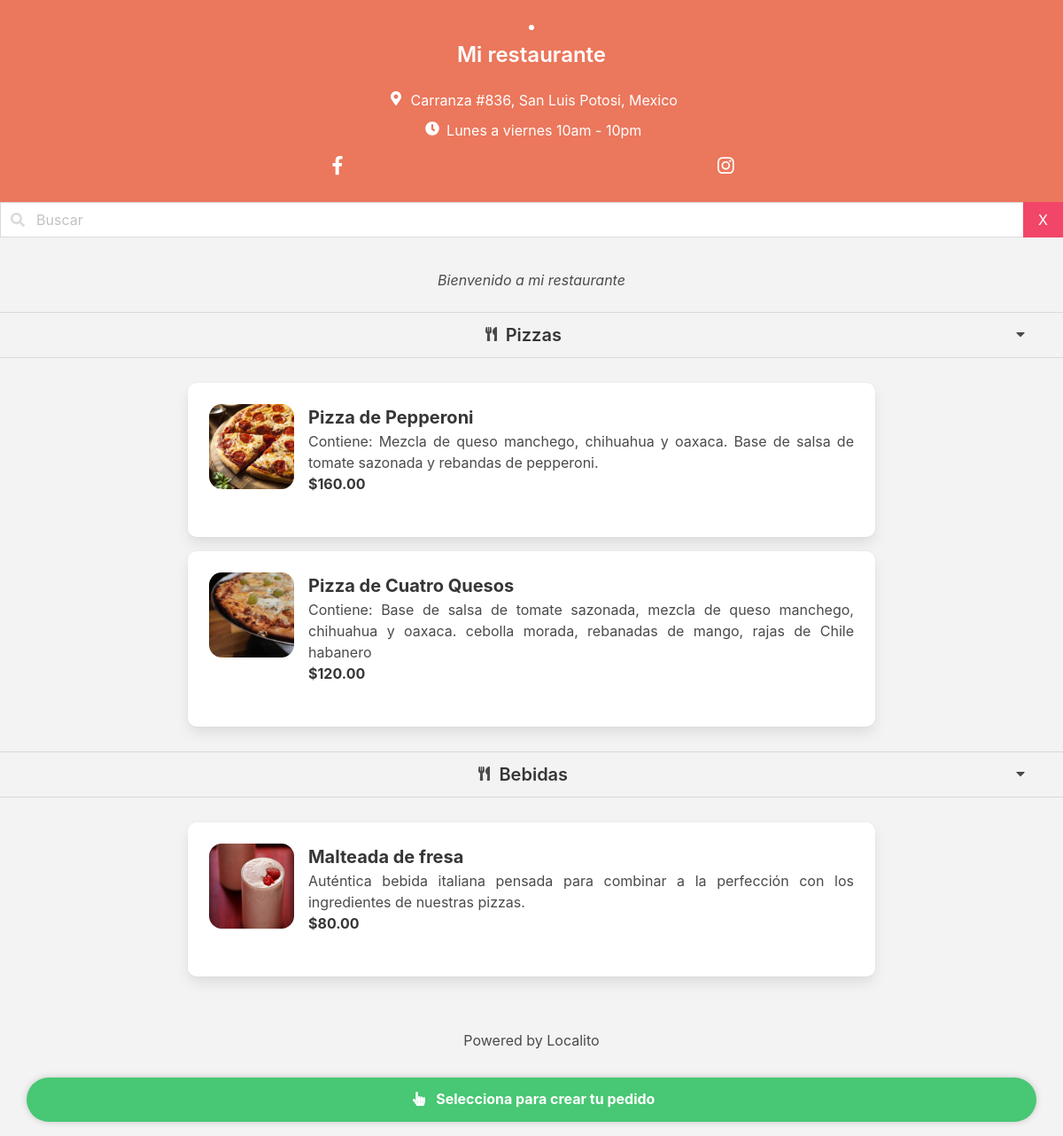
The page /mi-restaurante/ on the database its author committed.
### restaurants/models.py (models this page shows, shortened)
class Restaurant(models.Model):
    owner                   = models.ForeignKey(Account, default=None, on_delete=models.CASCADE, blank=True)
    name                    = models.CharField(max_length=60)
    slug                    = models.SlugField(unique=True, blank=True)
    address                 = models.CharField(max_length=80, blank=True)
    currency                = models.CharField(choices=symbols, max_length=30, default='USD')
    city                    = models.CharField(max_length=60, blank=True)
    country                 = models.CharField(max_length=60, blank=True)
    postal_code             = models.CharField(max_length=60, blank=True)
    business_hours          = models.CharField(max_length=30, blank=True)
    image                   = models.ImageField(upload_to='restaurant-images', verbose_name='Logo de Restaurante', blank=True)
    about                   = models.TextField(max_length=300, blank=True)
    delivery_price          = models.DecimalField(max_digits=5, decimal_places=2, blank=True, null=True)
    whatsapp_number         = PhoneNumberField(blank=True)
    facebook_url            = models.URLField(max_length=60, blank=True, verbose_name="Link de Facebook")
    instagram_url           = models.URLField(max_length=60, blank=True, verbose_name="Link de Instagram")
    def get_social_links(self):
        links = {}
        if self.facebook_url:
            links['fa-facebook-f'] = self.facebook_url
        if self.instagram_url:
            links['fa-instagram'] = self.instagram_url
        return links
    @property
    def get_full_address(self):
        address = ''
        if self.address:
            address += self.address
        if self.city:
            address += ', ' + self.city
        if self.country:
            address += ', ' + self.country
        return address
    @property
    def imageURL(self):
        try:
            url = self.image.url
        except:
            url = False
        return url

class Section(models.Model):
    restaurant              = models.ForeignKey(Restaurant, default=None, on_delete=models.CASCADE, blank=True)
    name                    = models.CharField(max_length=20, blank=True)
    description             = models.TextField(max_length=300, blank=True)
    order                   = models.IntegerField(default=0)

class Product(models.Model):
    section                 = models.ForeignKey(Section, default=None, on_delete=models.CASCADE, blank=True)
    name                    = models.CharField(max_length=60, blank=True)
    description             = models.TextField(max_length=150, blank=True)
    image                   = models.ImageField(upload_to='products', blank=True)
    price                   = models.DecimalField(max_digits=7, decimal_places=2)

### restaurants/views.py (the view)
# urls.py: path('<str:restaurant>/', restaurantView, name='restaurant'),
def restaurantView(request, restaurant):
    try:
        restaurant = Restaurant.objects.get(slug=restaurant)
        context = {
            'name': restaurant.name,
            'slug': restaurant.slug,
            'social_links': restaurant.get_social_links(),
            'address': restaurant.get_full_address,
            'business_hours': restaurant.business_hours,
            'about': restaurant.about,
            'currency': restaurant.get_currency_display(),
            'image' : restaurant.imageURL
        }
        try:
            sections = Section.objects.filter(restaurant=restaurant)
            sections = sections.order_by('order')
            catalog = {}
            for section in sections:
                product_list = {}
                try:
                    products = Product.objects.filter(section=section)
                    for product in products:
                        product_list[product.name] = [product.description, product.price, product.id]
                        if product.image:
                            product_list[product.name].append(product.image.url)
                    catalog[section.name] = product_list
                except Product.DoesNotExist:
                    pass
            context['catalog'] = catalog
        except Section.DoesNotExist:
            pass
        return render(request, 'restaurants/restaurant.html', context)
    except Restaurant.DoesNotExist:
        return redirect('home')

### restaurants/templates/restaurants/restaurant.html (shortened to what this page needs)
{% load static %}
<!DOCTYPE html>
{% autoescape off %}
<html lang="es-mx" data-slug={{ slug }} data-currency={{ currency }}>
{% endautoescape %}
<head>
    <link rel="stylesheet" href="https://unpkg.com/bulma@0.9.0/css/bulma.min.css">
    <link rel="stylesheet" href={% static 'css/restaurant.css' %}>
</head>
<body>
    <div class="fixed-button checkout-shadow">
        <nav id="off-cart" class="level inner is-mobile">
            <div class="level-item">
                <span class="icon">
                    <i class="fas fa-hand-pointer"></i>
                </span>
                <span class="is-size-6 has-text-weight-bold">
                    &nbsp;&nbsp;Selecciona para crear tu pedido
                </span>
            </div>
        </nav>
    </div>
    <section class="hero is-primary has-text-centered is-small">
        <div class="hero-body ">
            <div class="container">
                {% if image %}
                    <img src={{ image }} alt="" class="restaurant-img mb-2">
                {% else %}
                    <img src={% static 'images/logo-restaurant-default.jpg' %} alt="" class="restaurant-img mb-2">
                {% endif %}
                <h1 class="title is-4">
                    {{name}}
                </h1>
                {% if address %}
                <div>
                    <span class="icon">
                        <i class="fas fa-map-marker-alt"></i>
                    </span>
                    <span class="is-size-6">
                        {{ address }}
                    </span>
                </div>
                {% endif %}
                {% if business_hours %}
                <div class="my-2">
                    <span class="icon">
                        <i class="fas fa-clock"></i>
                    </span>
                    <span class="is-size-6">
                        {{ business_hours }}
                    </span>
                </div>
                {% endif %}
                {% if social_links %}
                <div class="level is-mobile icon-margin pt-3 mx-6">
                    {% for tag, url in social_links.items %}
                    <div class="level-item">
                        <a href={{ url }}>
                            <span class="icon is-small">
                                <i class="fab fa-lg {{ tag }}"></i>
                            </span>
                        </a>
                    </div>
                    {% endfor %}
                </div>
                {% endif %}
            </div>
        </div>
    </section>
    <div class="field has-addons has-addons-centered">
        <p class="control is-expanded has-icons-left">
            <input id="searchBar" type="text" class="input is-fullwidth is-radiusless" placeholder="Buscar">
            <span class="icon is-small is-left">
            </span>
        </p>
        <p class="control">
            <a class="button is-danger is-radiusless" onclick="emptySearchBar();">
                X
            </a>
        </p>
    </div>
    {% if about %}
    <section class="has-text-centered py-5">
        <p class="is-italic mx-5">
            {{ about }}
        </p>
    </section>
    {% endif %}
    {% if catalog %}
        {% for section, items in catalog.items %}
        <section id="seccion-{{ section|cut:" "  }}" class="section has-text-centered py-3 has-border" onclick="collapseMenu(this.id)">
            <div class="columns is-mobile is-vcentered">
                <div class="column">
                    <span class="icon">
                        <i class="fas fa-utensils"></i>
                    </span>
                    <span class="title is-5">
                        {{ section }}
                    </span>
                </div>
                <column class="is-1">
                    <span class="icon is-right">
                        <i class="fas fa-caret-down"></i>
                    </span>
                </column>
            </div>
        </section>
        <section class="info is-medium is-fullheight seccion-{{ section }}">
            <div class="container">
                <div class="column is-10 is-offset-1">
                    {% if items %}
                    {% for name, details in items.items %}
                    <div id="{{ details.2 }}" class="card my-4 menu-item addToCart" data-item-order-id="">
                        <div class="card-content">
                            <div class="media">
                                <figure class="media-left">
                                    <p class="image is-96x96">
                                        <img class="item-image" src="{{ details.3 }}"" alt="">
                                    </p>
                                </figure>
                                <div class="media-content">
                                    <div class="content">
                                        <p class="justify-text">
                                            <strong class="is-size-5">
                                                {{ name }}
                                            </strong>
                                            <br>
                                            <span class="has-text-gray-dark">
                                                {{ details.0 }}
                                            </span>
                                            <br>
                                            {% autoescape off %}
                                            <span>
                                                <strong>{{ currency }}{{details.1}}</strong>
                                            </span>
                                            {% endautoescape %}
                                        </p>
                                    </div>
                                </div>
                            </div>
                        </div>
                    </div>
                    {% endfor %}
                    {% endif %}
                </div>
            </div>
        </section>
        {% endfor %}
    {% endif %}
    <section class="has-text-centered" style="padding-bottom: 6em; padding-top: 2em;">
        Powered by Localito
    </section>
</body>
</html>

### static/css/restaurant.css (style rules this page uses)
.restaurant-img { border-radius: 90%; border: 3px solid #ffffff; width: 130px; }
a { color: inherit; }
html { height: 100%; background-color: #C33359; }
body { min-height: 100%; background-color: #f3f3f3; }
.item-image { border-radius: 15%; }
.is-primary { background-color: #EB775C !important; }
.card { border-radius: 10px; }
.justify-text { text-align: justify; text-justify: inter-word; }
.has-border { border-top: 1px solid; border-bottom: 1px solid; border-color: #d9d9d9; }
.fixed-button { position: fixed; right: 0; left: 0; margin-right: auto; margin-left: auto; bottom: 1em; width: 95%; background-color: #48c774; z-index: 999; height: 50px; border-radius: 30px; }
.inner { color: #FFFFFF; padding-top: 12px; margin-right: 5%; margin-left: 5%; }
.checkout-shadow { -webkit-box-shadow: 0px 0px 10px -2px rgba(0,0,0,0.29); -moz-box-shadow: 0px 0px 10px -2px rgba(0,0,0,0.29); box-shadow: 0px 0px 10px -2px rgba(0,0,0,0.29); }

### rows shown on the page
Restaurant: name "Mi restaurante", business_hours "Lunes a viernes 10am - 10pm", about "Bienvenido a mi restaurante"
Section: catalog "Pizzas"
Product: items "Pizza de Pepperoni", description "Contiene: Mezcla de queso manchego, chihuahua y oaxaca. Base de salsa de tomate sazonada y rebandas de pepperoni.", price "160.00"
Product: items "Pizza de Cuatro Quesos", description "Contiene: Base de salsa de tomate sazonada, mezcla de queso manchego, chihuahua y oaxaca. cebolla morada, rebanadas de mango, rajas de Chile habanero", price "120.00"
Section: catalog "Bebidas"
Product: items "Malteada de fresa", description "Auténtica bebida italiana pensada para combinar a la perfección con los ingredientes de nuestras pizzas.", price "80.00"

### other values the page prints
{{ address }} "Carranza #836, San Luis Potosi, Mexico"
{{ currency }} "$" "$" "$"
